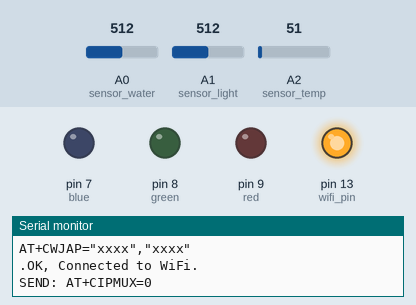
Bench run of a sketch on a simulated Arduino Uno, built with avr-gcc and run on an emulated ATmega328P. Parts: output pins drawn as LEDs (lit = HIGH), the last lines printed to the serial monitor. Inputs (shaded band) come from the test bench; at power-on: A0 (sensor_water) = 512, A1 (sensor_light) = 512, A2 (sensor_temp) = 51. The modem accepts every AT command (registered, SIM ready, sends succeed) and sends nothing else.

Above: at 6.0 s.
6.1 s: A0 (sensor_water) set to 290
At 16.8 s:
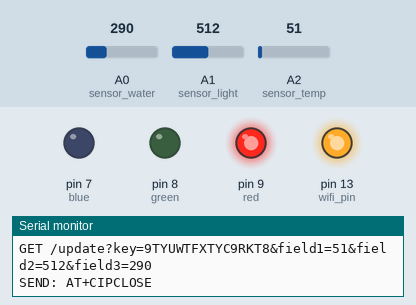
At 17.5 s:
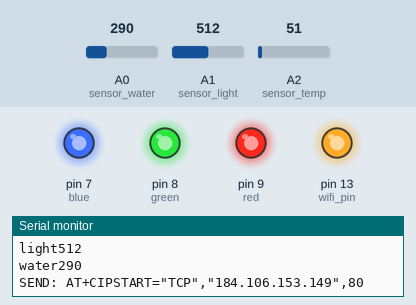
Timing chart, 0 to 28.8 s (numbered marks = the images above; inputs shaded):
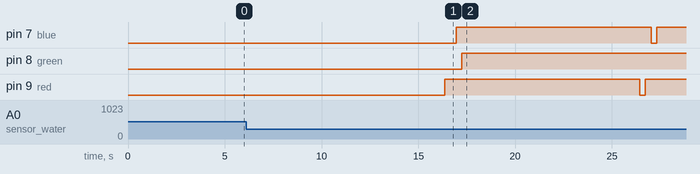

Measured:
- after the input at 6.1 s, pin 7 (blue): LOW → HIGH after 10.9 s instead of 10.6 s; pin 8 (green): LOW → HIGH after 11.2 s instead of 10.6 s

The sketch:

cactus_micro_trial.ino
```cpp
#include <SoftwareSerial.h>

int sensor_temp = A2;
int value_temp;
int sensor_light = A1;
int value_light;
int sensor_water = A0;
int value_water;
int red = 9;
int green = 8;
int blue = 7;
int status;
int wifiConnected = 0;

#define DEBUG 1

#define _baudrate 9600
#define wifi_pin 13


#define _rxpin 11
#define _txpin 12

SoftwareSerial debug( _rxpin, _txpin );
#define SSID "xxxx"
#define PASS "xxxx"
#define IP "184.106.153.149"
String GET = "GET /update?key=9TYUWTFXTYC9RKT8";

void setup() {
  pinMode (13, OUTPUT);
  digitalWrite (13, HIGH);
  delay(1000);

  pinMode (red, OUTPUT);
  pinMode (blue, OUTPUT);
  pinMode (green, OUTPUT);
  Serial.begin( _baudrate );
  debug.begin( _baudrate );

  if(DEBUG) { // Please set DEBUG = 0 when USB not connected
    while(!Serial);
  }

  //set mode needed for new boards
  debug.println("AT+RST");
  delay(3000);//delay after mode change
  debug.println("AT+CWMODE=1");
  delay(300);
  debug.println("AT+RST");
  delay(500);

}

void loop() {

  if(!wifiConnected) {
    debug.println("AT");
    delay(1000);
    if(debug.find("OK")){
      Serial.println("Module Test: OK");
      connectWifi();

      if (wifiConnected) {
          String cmd = "AT+CIPMUX=0";
          sendDebug( cmd );
          if( debug.find( "Error") )
          {
               Serial.print( "RECEIVED: Error" );
               return;
          }
      }
    }
  }

  if(!wifiConnected) {
    delay(500);
    return;
  }

  status=0;

  value_temp = analogRead(sensor_temp);
  Serial.print("temperature");
  Serial.println( value_temp );
  value_light = analogRead(sensor_light);
  Serial.print("light");
  Serial.println( value_light );
  value_water = analogRead(sensor_water);
  Serial.print("water");
  Serial.println( value_water );

  String temp =String(value_temp);// turn integer to string
  String light= String(value_light);// turn integer to string
  String water=String(value_water);// turn integer to string

  updateTS(temp,light, water);
  delay(5000); //added delay here

  if (value_temp < 290){
  digitalWrite (red, LOW); // plant too cold - red led on
  delay(300);               // wait for a second
  digitalWrite(red, HIGH);    // turn the LED off by making the voltage LOW
  delay(300);
status=1;
}else{
  digitalWrite (red, HIGH); // normal temp - red led off
}
  if (value_light < 300) {
  digitalWrite (blue, LOW); // not enough light - yellow led on
  digitalWrite (red, LOW);
  digitalWrite (green, LOW);
  delay(300);               // wait for a second
  digitalWrite(blue, HIGH);  // turn the LED off by making the voltage LOW
  digitalWrite (red, HIGH);
  digitalWrite (green, HIGH);
  delay(300);
status=1;
}else{
  digitalWrite (blue, HIGH); // enough light - yellow led off
}
  if (value_water < 300) {
  digitalWrite (blue, LOW); // plant thirsty - blue led on
  delay(300);               // wait for a second
  digitalWrite(blue, HIGH);    // turn the LED off by making the voltage LOW
  delay(300);
status=1;
}else{
  digitalWrite (blue, HIGH); // soil is moist - blue led off
}

if(status==0) {
  digitalWrite (green, LOW);
  delay(300);               // wait for a second
  digitalWrite(green, HIGH);    // turn the LED off by making the voltage LOW
  delay(300);
 }else{
  digitalWrite (green, HIGH);
}

}

//----- update the Thingspeak string with 3 values
void updateTS( String T, String H , String W)
{
  String cmd = "AT+CIPSTART=\"TCP\",\"";
  cmd += IP;
  cmd += "\",80";
  sendDebug(cmd);
  delay(2000);
  if( debug.find( "Error" ) )
  {
    debug.print( "RECEIVED: Error\nExit1" );
    return;
  }

  cmd = GET + "&field1=" + T +"&field2=" + H +"&field3=" + W +"\r\n";
  debug.print( "AT+CIPSEND=" );
  debug.println( cmd.length() );

  //display command in serial monitor
  Serial.print("AT+CIPSEND=");
  Serial.println( cmd.length() );

  if(debug.find(">")) {
    // The line is useless
    //debug.print(">");
    debug.print(cmd);
    Serial.print(cmd);
    delay(1000);
    sendDebug( "AT+CIPCLOSE" );
  } else {
    sendDebug( "AT+CIPCLOSE" );
    return;
  }


  if( debug.find("OK") )
  {
    debug.println( "RECEIVED: OK" );
  }
  else
  {
    debug.println( "RECEIVED: Error\nExit2" );
  }
}

void sendDebug(String cmd)
{
  Serial.print("SEND: ");
  Serial.println(cmd);
  debug.println(cmd);
}

boolean connectWifi() {
 String cmd="AT+CWJAP=\"";
 cmd+=SSID;
 cmd+="\",\"";
 cmd+=PASS;
 cmd+="\"";
 Serial.println(cmd);
 debug.println(cmd);

 for(int i = 0; i < 20; i++) {
   Serial.print(".");
   if(debug.find("OK"))
   {
     wifiConnected = 1;

     break;
   }

   delay(50);
 }

 Serial.println(
   wifiConnected ?
   "OK, Connected to WiFi." :
   "Can not connect to the WiFi."
 );

 return wifiConnected;
}
```
